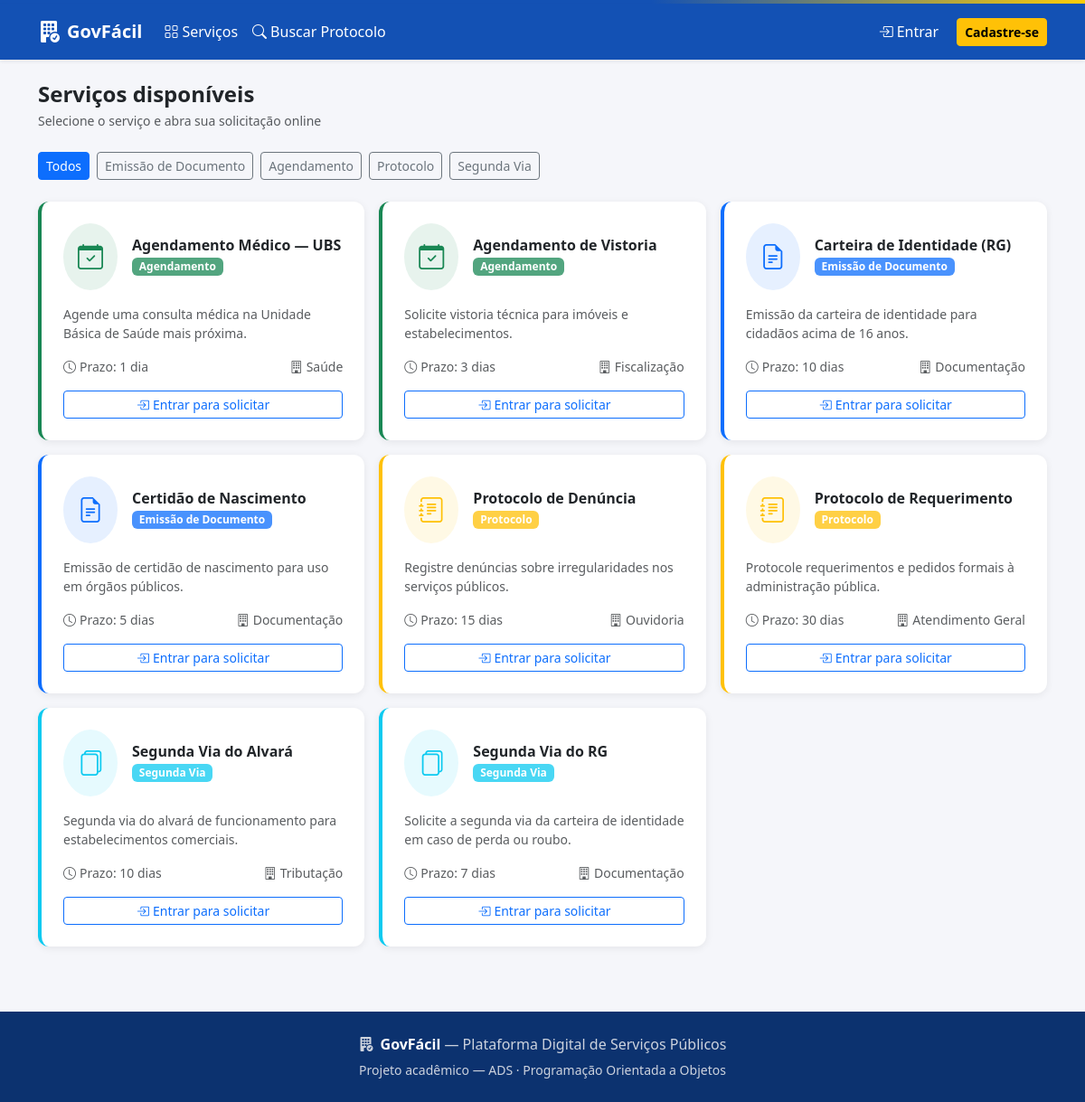
The page /servicos/ on the database its author committed.
### servicos/models.py (models this page shows, shortened)
class Servico(models.Model):
    CATEGORIA_EMISSAO = 'emissao'
    CATEGORIA_AGENDAMENTO = 'agendamento'
    CATEGORIA_PROTOCOLO = 'protocolo'
    CATEGORIA_SEGUNDA_VIA = 'segunda_via'
    CATEGORIA_CHOICES = [
        (CATEGORIA_EMISSAO, 'Emissão de Documento'),
        (CATEGORIA_AGENDAMENTO, 'Agendamento'),
        (CATEGORIA_PROTOCOLO, 'Protocolo'),
        (CATEGORIA_SEGUNDA_VIA, 'Segunda Via'),
    ]
    CATEGORIA_ICONE = {
        CATEGORIA_EMISSAO: 'bi-file-earmark-text',
        CATEGORIA_AGENDAMENTO: 'bi-calendar-check',
        CATEGORIA_PROTOCOLO: 'bi-journal-text',
        CATEGORIA_SEGUNDA_VIA: 'bi-files',
    }
    CATEGORIA_COR = {
        CATEGORIA_EMISSAO: 'primary',
        CATEGORIA_AGENDAMENTO: 'success',
        CATEGORIA_PROTOCOLO: 'warning',
        CATEGORIA_SEGUNDA_VIA: 'info',
    }
    nome = models.CharField(max_length=200)
    descricao = models.TextField()
    categoria = models.CharField(max_length=20, choices=CATEGORIA_CHOICES)
    prazo_dias = models.IntegerField(default=5)
    setor_responsavel = models.CharField(max_length=100, default='Atendimento Geral')
    ativo = models.BooleanField(default=True)
    def get_icone(self):
        return self.CATEGORIA_ICONE.get(self.categoria, 'bi-gear')
    def get_cor(self):
        return self.CATEGORIA_COR.get(self.categoria, 'secondary')
    class Meta:
        verbose_name = 'Serviço'
        verbose_name_plural = 'Serviços'
        ordering = ['categoria', 'nome']

### servicos/views.py (the view)
# urls.py: path('', views.lista_servicos_view, name='lista'),
def lista_servicos_view(request):
    categoria = request.GET.get('categoria', '')
    servicos = Servico.objects.filter(ativo=True)
    if categoria:
        servicos = servicos.filter(categoria=categoria)
    categorias = Servico.CATEGORIA_CHOICES
    return render(request, 'servicos/lista.html', {
        'servicos': servicos,
        'categorias': categorias,
        'categoria_atual': categoria,
    })

### templates/servicos/lista.html (shortened to what this page needs)
{% extends 'base.html' %}
{% block content %}
<div class="d-flex justify-content-between align-items-center mb-4">
  <div>
    <h4 class="fw-bold mb-1">Serviços disponíveis</h4>
    <p class="text-muted mb-0 small">Selecione o serviço e abra sua solicitação online</p>
  </div>
</div>
<div class="d-flex flex-wrap gap-2 mb-4">
  <a href="{% url 'servicos:lista' %}" class="btn btn-sm {% if not categoria_atual %}btn-primary{% else %}btn-outline-secondary{% endif %}">
    Todos
  </a>
  {% for val, label in categorias %}
  <a href="?categoria={{ val }}" class="btn btn-sm {% if categoria_atual == val %}btn-primary{% else %}btn-outline-secondary{% endif %}">
    {{ label }}
  </a>
  {% endfor %}
</div>
<div class="row g-3">
  {% for servico in servicos %}
  <div class="col-md-6 col-lg-4">
    <div class="card h-100 p-4 border-start border-4 border-{{ servico.get_cor }}">
      <div class="d-flex align-items-center gap-3 mb-3">
        <div class="bg-{{ servico.get_cor }} bg-opacity-10 rounded-circle p-3">
          <i class="bi {{ servico.get_icone }} fs-3 text-{{ servico.get_cor }}"></i>
        </div>
        <div>
          <h6 class="fw-bold mb-0">{{ servico.nome }}</h6>
          <span class="badge bg-{{ servico.get_cor }} bg-opacity-75 small">{{ servico.get_categoria_display }}</span>
        </div>
      </div>
      <p class="text-muted small mb-3">{{ servico.descricao }}</p>
      <div class="d-flex justify-content-between align-items-center text-muted small mb-3">
        <span><i class="bi bi-clock me-1"></i>Prazo: {{ servico.prazo_dias }} dia{{ servico.prazo_dias|pluralize }}</span>
        <span><i class="bi bi-building me-1"></i>{{ servico.setor_responsavel }}</span>
      </div>
      {% if user.is_authenticated and user.tipo == 'cidadao' %}
      <a href="{% url 'solicitacoes:nova' %}?servico={{ servico.pk }}" class="btn btn-gov btn-sm mt-auto">
        <i class="bi bi-plus-circle me-1"></i>Solicitar este serviço
      </a>
      {% elif not user.is_authenticated %}
      <a href="{% url 'accounts:login' %}" class="btn btn-outline-primary btn-sm mt-auto">
        <i class="bi bi-box-arrow-in-right me-1"></i>Entrar para solicitar
      </a>
      {% endif %}
    </div>
  </div>
  {% empty %}
  <div class="col-12 text-center py-5 text-muted">
    <i class="bi bi-inbox fs-1 d-block mb-2"></i>
    Nenhum serviço encontrado para este filtro.
  </div>
  {% endfor %}
</div>
{% endblock %}

### templates/base.html (style rules this page uses)
:root { --gov-blue: #1351b4; --gov-blue-dark: #0c326f; --gov-yellow: #ffcd07; }
body { background-color: #f5f6fa; font-family: 'Segoe UI', sans-serif; }
.card { border: none; box-shadow: 0 2px 8px rgba(0,0,0,.07); border-radius: 12px; }

### rows shown on the page
Servico: nome "Agendamento Médico — UBS", categoria "Agendamento", descricao "Agende uma consulta médica na Unidade Básica de Saúde mais próxima.", prazo_dias "1", setor_responsavel "Saúde"
Servico: nome "Agendamento de Vistoria", categoria "Agendamento", descricao "Solicite vistoria técnica para imóveis e estabelecimentos.", prazo_dias "3", setor_responsavel "Fiscalização"
Servico: nome "Carteira de Identidade (RG)", categoria "Emissão de Documento", descricao "Emissão da carteira de identidade para cidadãos acima de 16 anos.", prazo_dias "10", setor_responsavel "Documentação"
Servico: nome "Certidão de Nascimento", categoria "Emissão de Documento", descricao "Emissão de certidão de nascimento para uso em órgãos públicos.", prazo_dias "5", setor_responsavel "Documentação"
Servico: nome "Protocolo de Denúncia", categoria "Protocolo", descricao "Registre denúncias sobre irregularidades nos serviços públicos.", prazo_dias "15", setor_responsavel "Ouvidoria"
Servico: nome "Protocolo de Requerimento", categoria "Protocolo", descricao "Protocole requerimentos e pedidos formais à administração pública.", prazo_dias "30", setor_responsavel "Atendimento Geral"
Servico: nome "Segunda Via do Alvará", categoria "Segunda Via", descricao "Segunda via do alvará de funcionamento para estabelecimentos comerciais.", prazo_dias "10", setor_responsavel "Tributação"
Servico: nome "Segunda Via do RG", categoria "Segunda Via", descricao "Solicite a segunda via da carteira de identidade em caso de perda ou roubo.", prazo_dias "7", setor_responsavel "Documentação"

### other values the page prints
{{ label }} "Emissão de Documento" "Agendamento" "Protocolo" "Segunda Via"
